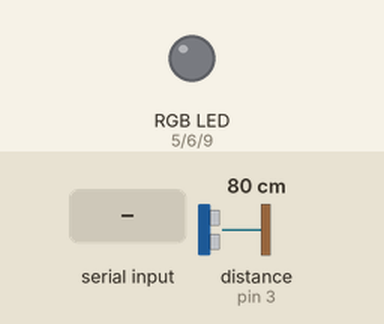
Simulated run of this sketch. Board: Arduino Uno, built with avr-gcc and run on an emulated ATmega328P. Shown: an RGB LED mixed from three pins (HIGH = lit). Wiring (inferred from the names in the program): ultrasonic range finder: trigger pin 2; echo pin 3. Inputs (shaded band) come from the test bench; at power-on: distance to the obstacle (sensor on pin 3) 80 cm. The echo pulse lasts 58.3 µs per cm; pins used as bus, display or sensor lines are not drawn; what the sketch prints to the serial monitor is not drawn.

Above: at 1.2 s.
1.3 s: "90,45,200\n" received over Serial
At 2.7 s:
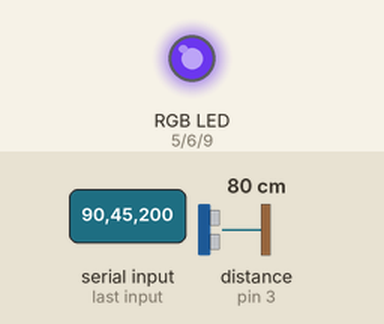
Timing chart, 0 to 4.3 s (numbered marks = the images above; inputs shaded):
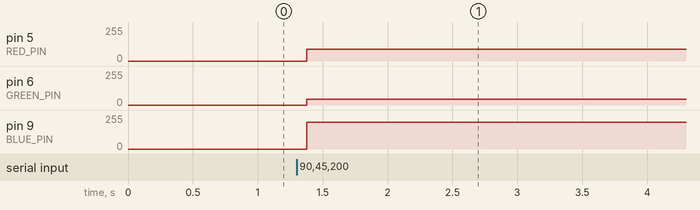

The sketch:

main.ino
```cpp
#define TRIG_PIN 2       // Trig pin for sonar
#define ECHO_PIN 3      // Echo pin for sonar
#define THRESHOLD 3    // Distance threshold in cm

// RGB LED pins - MAKE SURE THEY'RE PWM!!
#define RED_PIN 5
#define GREEN_PIN 6
#define BLUE_PIN 9

void setup() {
  Serial.begin(9600);

  // Setup sonar pins
  pinMode(TRIG_PIN, OUTPUT);
  pinMode(ECHO_PIN, INPUT);

  // Setup RGB LED pins
  pinMode(RED_PIN, OUTPUT);
  pinMode(GREEN_PIN, OUTPUT);
  pinMode(BLUE_PIN, OUTPUT);

  // setLEDColor(20, 20, 20);
}

void loop() {
  // Measure distance
  float distance = measureDistance();
  Serial.println(distance);

  // Change RGB LED color based on distance
  // if (distance > 50) {
  //   setLEDColor(0, 20, 0); // Green: Far
  // } else if (distance > 20) {
  //   setLEDColor(20, 20, 0); // Yellow: Medium
  // } else {
  //   setLEDColor(20, 0, 0); // Red: Close
  // }

  if (Serial.available()) {
        String data = Serial.readStringUntil('\n'); // Read data until newline
        int red, green, blue;
        if (sscanf(data.c_str(), "%d,%d,%d", &red, &green, &blue) == 3) {
            analogWrite(RED_PIN, red);   // Set Red intensity
            analogWrite(GREEN_PIN, green); // Set Green intensity
            analogWrite(BLUE_PIN, blue);  // Set Blue intensity
        }
    }

  delay(100); // Loop delay
}

// Function to measure distance
float measureDistance() {
  digitalWrite(TRIG_PIN, LOW);
  delayMicroseconds(2);
  digitalWrite(TRIG_PIN, HIGH);
  delayMicroseconds(10);
  digitalWrite(TRIG_PIN, LOW);

  long duration = pulseIn(ECHO_PIN, HIGH);
  return (duration / 2.0) * 0.0343; // Convert to cm
}

// Function to set RGB LED color
void setLEDColor(int red, int green, int blue) {
  analogWrite(RED_PIN, red);
  analogWrite(GREEN_PIN, green);
  analogWrite(BLUE_PIN, blue);
}
```

Measured:
- after the input at 1.3 s, pin 5 (RED_PIN): 0/255 → 90/255 after 0.08 s; pin 6 (GREEN_PIN): 0/255 → 45/255 after 0.08 s; pin 9 (BLUE_PIN): 0/255 → 200/255 after 0.08 s
